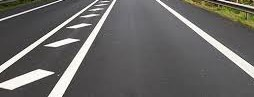
%> input picture lines.jpg, 254 x 97 px
$ octave find_lines_v.m   (GNU Octave 9; MATLAB toolbox functions it lacks are replaced by stand-ins)
%> lines starting %> are read from the running program, lines starting %| are printed output that depends on the picture
I  = imread('lines.jpg');
%> I is the input picture: size 97x254x3 uint8; mean R, G, B 104.2, 103.1, 101.1
IG=rgb2gray(I)
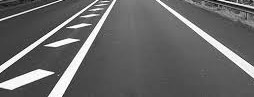
%> IG: size 97x254 uint8; min 2, max 255, mean 103.3
BW = edge(IG,'canny');
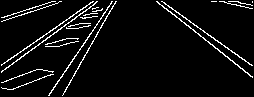
%> BW: size 97x254 logical; 5.6% white in thin lines or dots

[H,T,R] = hough(BW);
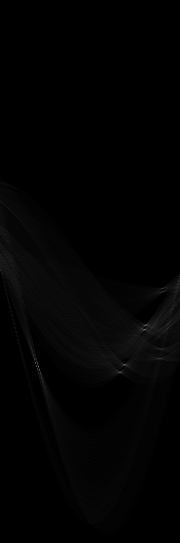
%> H: size 543x180 double; min 0, max 109, mean 2.6
%> T = 180 values from -90 to 89; R = 543 values from -271 to 271
imshow(H,[],'XData',T,'YData',R,...
            'InitialMagnification','fit');
xlabel('\theta'), ylabel('\rho');
axis on, axis normal, hold on;

P  = houghpeaks(H,5,'threshold',ceil(0.3*max(H(:))));
%> P = [330 145; 367 39; 365 125; 373 120; 363 36]
x = T(P(:,2)); y = R(P(:,1));
%> after `x = T(P(:,2))`: x = [54 -52 34 29 -55]
%> after `y = R(P(:,1))`: y = [58 95 93 101 91]
plot(x,y,'s','color','white');
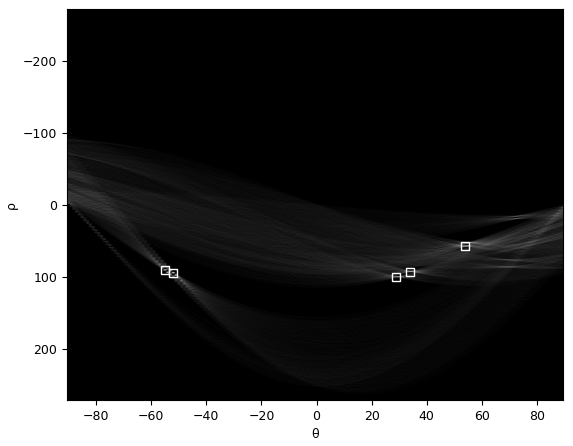
%> figure redrawn from the program's plot data

lines = houghlines(BW,T,R,P,'FillGap',20,'MinLength',30);
%> lines = 5 lines; point1 to point2 (x, y): (157, 2) to (253, 77), (98, 2) to (2, 72), (49, 96) to (113, 2), (64, 95) to (116, 2), (166, 5) to (253, 66)
figure, imshow(I), hold on
max_len = 0;
for k = 1:length(lines)
   xy = [lines(k).point1; lines(k).point2];
   plot(xy(:,1),xy(:,2),'LineWidth',2,'Color','green');

   % Plot beginnings and ends of lines
   plot(xy(1,1),xy(1,2),'x','LineWidth',2,'Color','yellow');
   plot(xy(2,1),xy(2,2),'x','LineWidth',2,'Color','red');

   % Determine the endpoints of the longest line segment
   len = norm(lines(k).point1 - lines(k).point2);
   if ( len > max_len)
      max_len = len;
      xy_long = xy;
   end
end
%> this loop made 5 passes
%> (len, max_len, xy_long) on passes 1 to 2: (118.8, 118.8, [98 2; 2 72]), (121.8, 121.8, [157 2; 253 77])
%> (xy, len) on passes 3 to 5: ([49 96; 113 2], 113.7), ([64 95; 116 2], 106.6), ([166 5; 253 66], 106.3)

plot(xy_long(:,1),xy_long(:,2),'LineWidth',2,'Color','cyan');
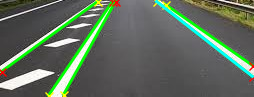
%> figure redrawn from the program's plot data
